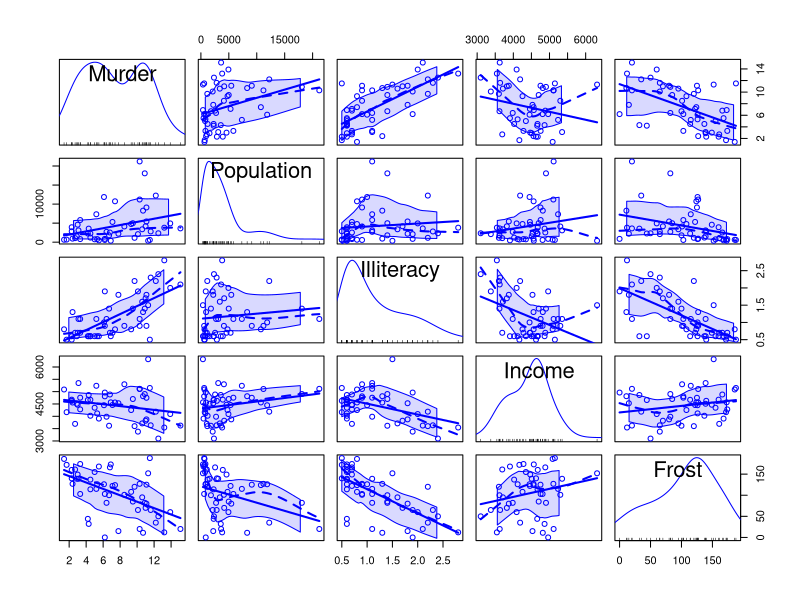
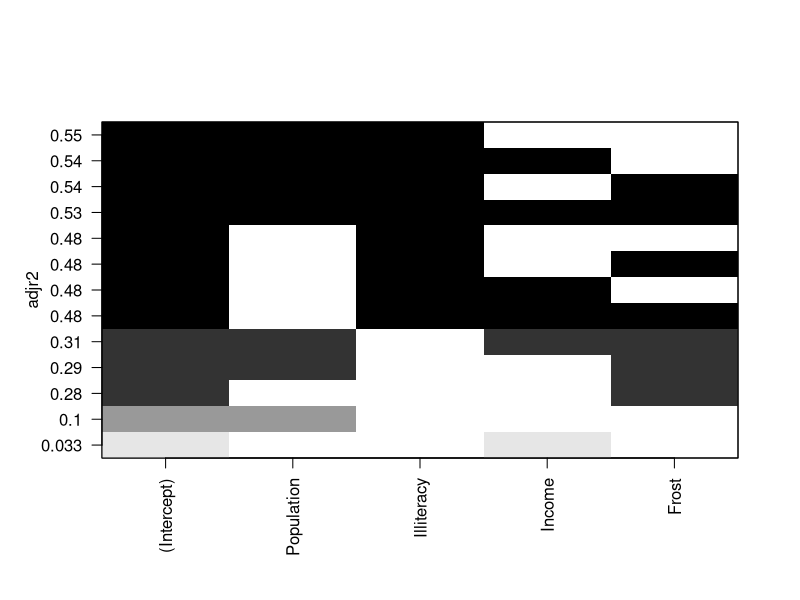

The R script that drew these images, in order: (Note: this script raises an error after producing the figures.)
library(ggplot2) 
View(state.x77)
#sta=as.data.frame(state.x77[,c('Murder','Population','Illiteracy','Income','Forst')])
sta =as.data.frame(state.x77[,c('Murder','Population','Illiteracy','Income','Frost')]) 
 cor(sta)
 library(car)
 scatterplotMatrix(sta,spread=FALSE)
 fit=lm(Murder~Population+Illiteracy+Income+Frost,data=sta)
 summary(fit)
 library(leaps)
 leaps=regsubsets(Murder~Population+Illiteracy+Income+Frost,data=sta,nbest=4)
 plot(leaps,scale='adjr2')
 zstates=as.data.frame(scale(sta))
 zfit=lm(Murder~Population+Illiteracy+Income+Frost,data=zstates)
 coef(zfit)
 confint(fit)
   qqPlot(fit,labels = row.names(sta),id.method = 'identify',simulate = T)
